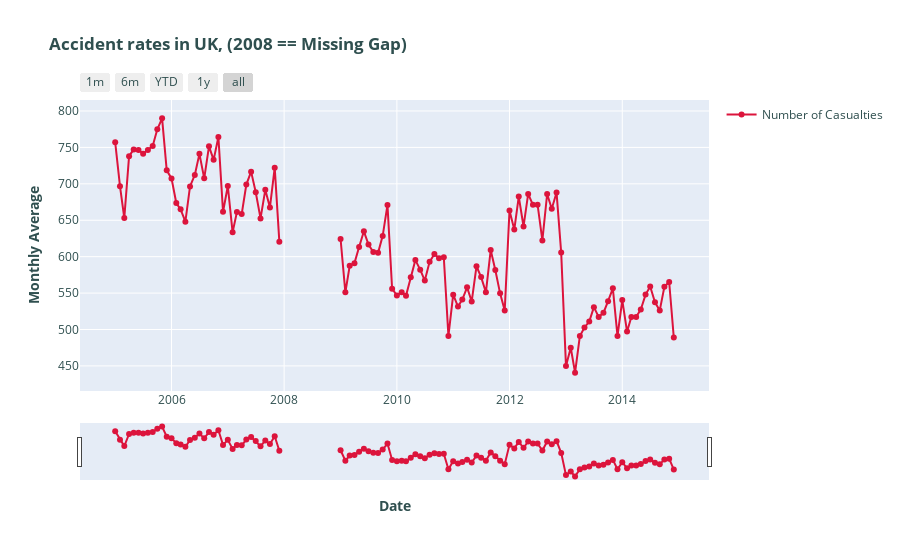

Notebook source saved alongside this figure:
### Code cell
plot_accident_rate(uk_agg, '2008 == Missing Gap')
